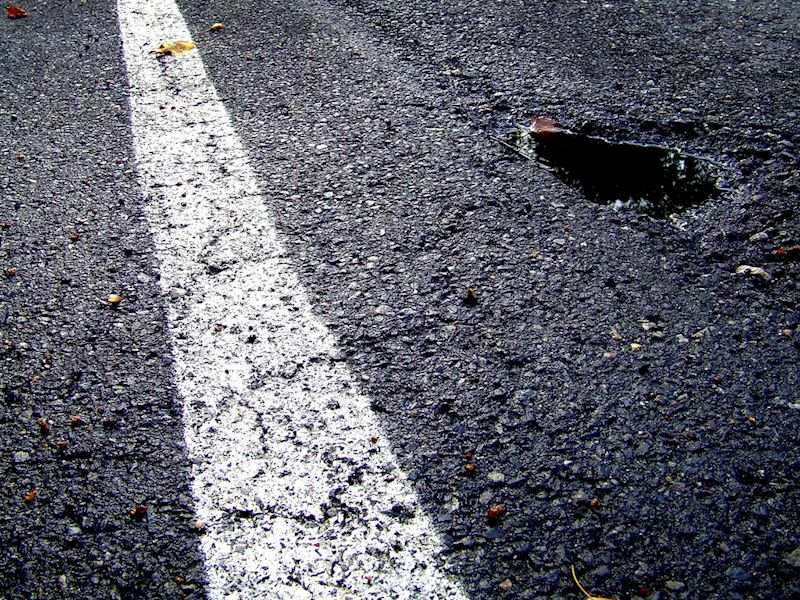
#> input picture images/test/6.jpg, 800 x 600 px, found by its file name
$ python teste_erro.py
#> lines starting #> are read from the running program, lines starting #| are printed output that depends on the picture
### classes/htd.py
import cv2
import numpy as np

class HTD:
    """
    Homogeneous Texture Descriptor (HTD)
    """

    def __init__(self, num_blocks=4, num_bins=8):
#> further down, img is the input picture: shape (600, 800, 3); mean B, G, R 107.6, 98.8, 97.4
        self.num_blocks = num_blocks
        self.num_bins = num_bins

    def extract_features(self, image):
        """
        Extracts the Histogram of Textured Differences (HTD) features from an image.
        :param image:
        :return: features: Vector of features
        """
        if image is None or image.size == 0:
            raise ValueError("A imagem fornecida está vazia ou inválida")

        # Convertendo a imagem para o espaço de cores HSV
        hsv_image = cv2.cvtColor(image, cv2.COLOR_BGR2HSV)
#> hsv_image: shape (600, 800, 3); mean H, S, V 106.2, 64.4, 108.6

        # Normalizando o histograma para cada canal
        h, s, v = cv2.split(hsv_image)
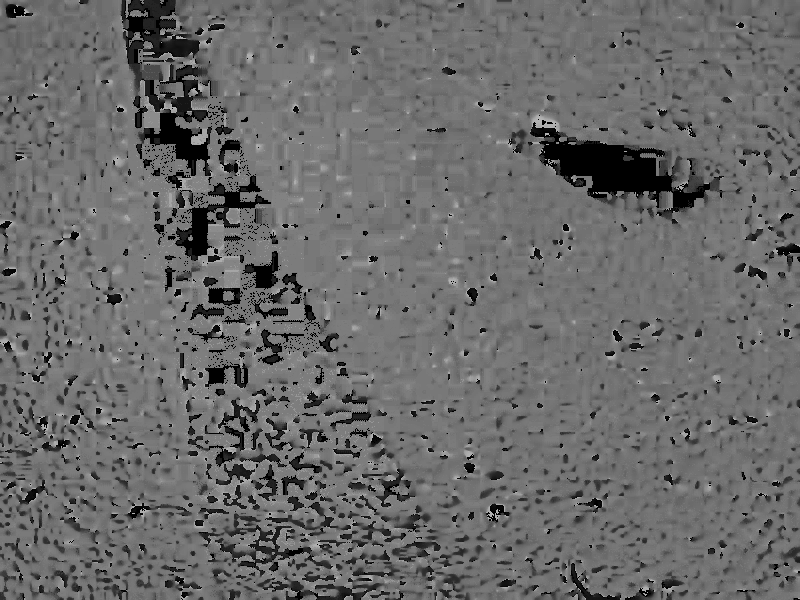
#> h: shape (600, 800); min 0, max 179, mean 106.2
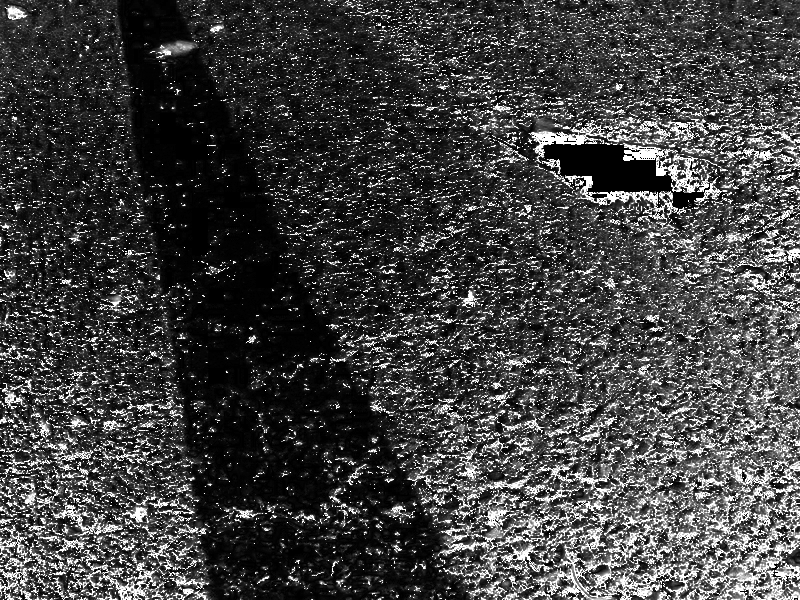
#> s: shape (600, 800); min 0, max 255, mean 64.4
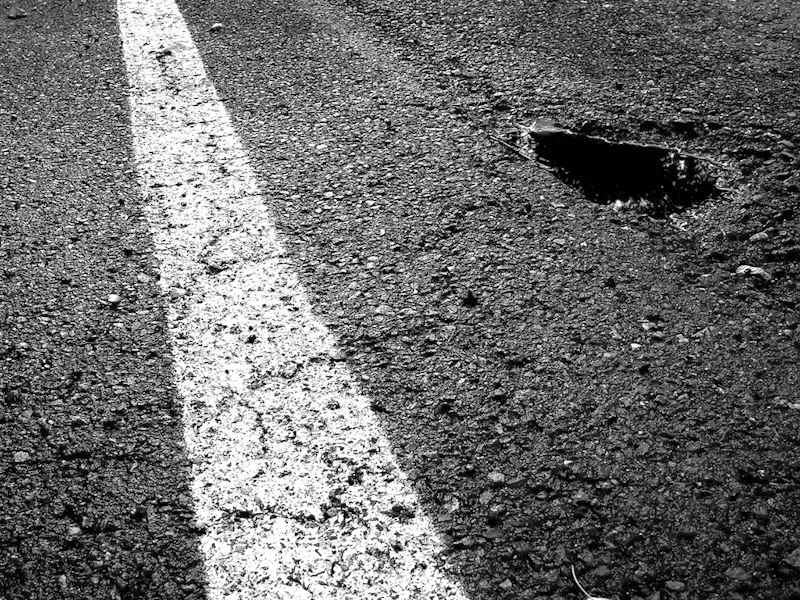
#> v: shape (600, 800); min 0, max 255, mean 108.6
        h_eq = cv2.equalizeHist(h)
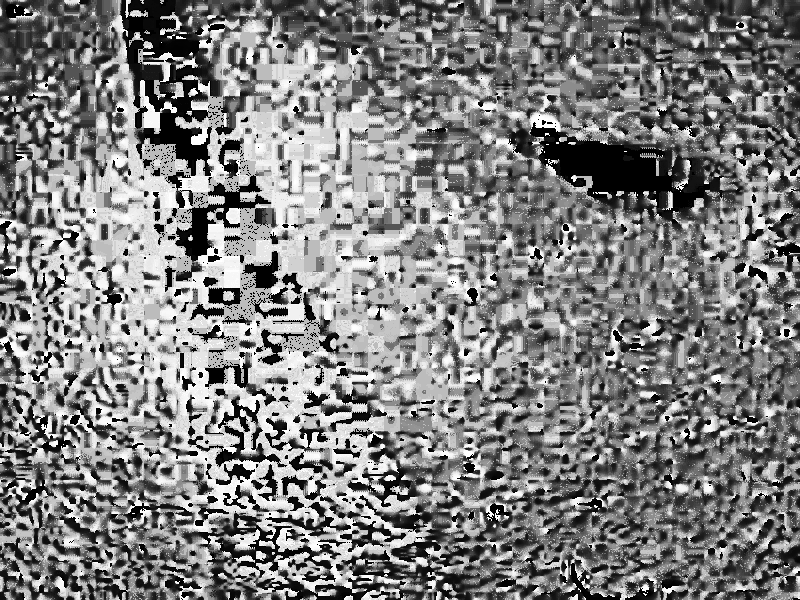
#> h_eq: shape (600, 800); min 0, max 255, mean 128.2
        s_eq = cv2.equalizeHist(s)
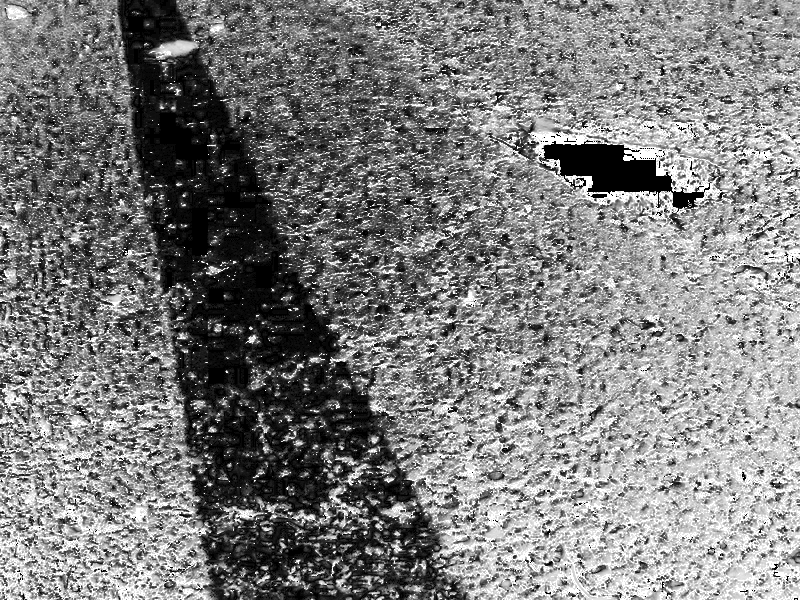
#> s_eq: shape (600, 800); min 0, max 255, mean 125.1
        v_eq = cv2.equalizeHist(v)
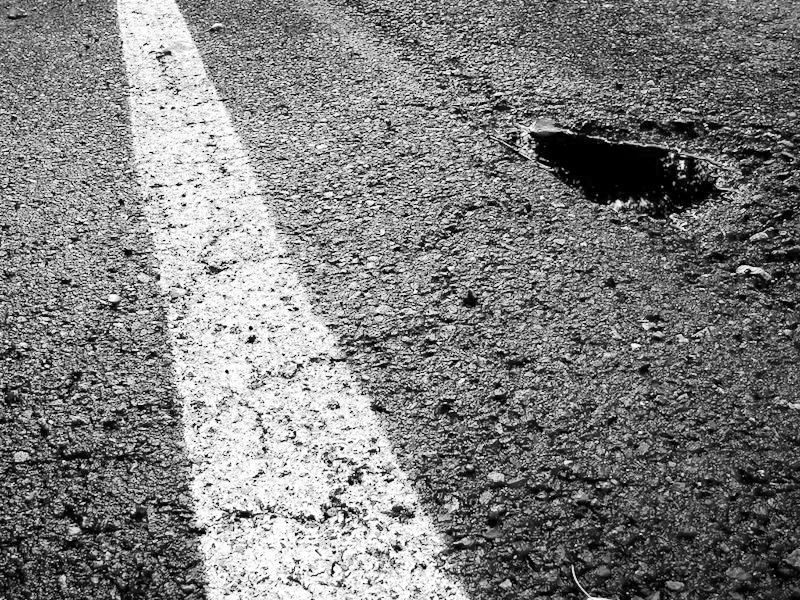
#> v_eq: shape (600, 800); min 0, max 255, mean 127
        hsv_eq_image = cv2.merge([h_eq, s_eq, v_eq])
#> hsv_eq_image: shape (600, 800, 3); mean H, S, V 128.2, 125.1, 127

        # Dividindo a imagem normalizada em blocos
        height, width = hsv_eq_image.shape[:2]
#> height = 600; width = 800
        block_height = height // self.num_blocks
#> block_height = 150
        block_width = width // self.num_blocks
#> block_width = 200

        features = []

        for i in range(self.num_blocks):
            for j in range(self.num_blocks):
                # Obtendo o bloco atual
                block = hsv_eq_image[i * block_height:(i + 1) * block_height, j * block_width:(j + 1) * block_width]

                # Calculando o histograma de matiz do bloco
                hist_hue = cv2.calcHist([block], [0], None, [self.num_bins], [0, 180])
                hist_saturation = cv2.calcHist([block], [1], None, [self.num_bins], [0, 256])
                hist_value = cv2.calcHist([block], [2], None, [self.num_bins], [0, 256])

                # Normalizando os histogramas
                hist_hue = cv2.normalize(hist_hue, hist_hue).flatten()
                hist_saturation = cv2.normalize(hist_saturation, hist_saturation).flatten()
                hist_value = cv2.normalize(hist_value, hist_value).flatten()

                # Concatenando as características do bloco atual
                features.extend(hist_hue)
                features.extend(hist_saturation)
                features.extend(hist_value)
#> after the loop, features = 384 values, max 0.965 at index 312, min 0 at index 7, mean 0.293

        return features

### scripts/teste_erro.py
import os
import cv2
import classes.htd as htd
"""
NO SISTEMA LINUX, ALGUMAS  IMAGENS NÃO SÃO LIDAS PELO CV2.IMREAD E GERA UMA EXCEÇÃO. ESTRANHAMENTE, ESSE ERRO NÃO OCORRE
QUADO É COMPILADO NA PLATAFORMA WINDOWS

"""
# Função para obter o caminho absoluto
def get_absolute_path(relative_path):
    return os.path.abspath(relative_path)


# Specify the directory containing the images
image_dir = '../images/6.jpg'
htd_obj = htd.HTD()
absolute_image_path = get_absolute_path(image_dir)

print(f"Path absoluto da imagem: {absolute_image_path}")

# Verifique se a imagem foi carregada corretamente
img = cv2.imread(absolute_image_path)
if img is None:
    raise ValueError(F"Falha ao carregar a imagem em {absolute_image_path}")

# Extraia as características usando o HTD
feat = htd_obj.extract_features(img)
#> feat has the same summary as features in extract_features
print(feat)
#> (printed output is left out)

$ run again, with images/test/15.jpg copied over images/test/6.jpg
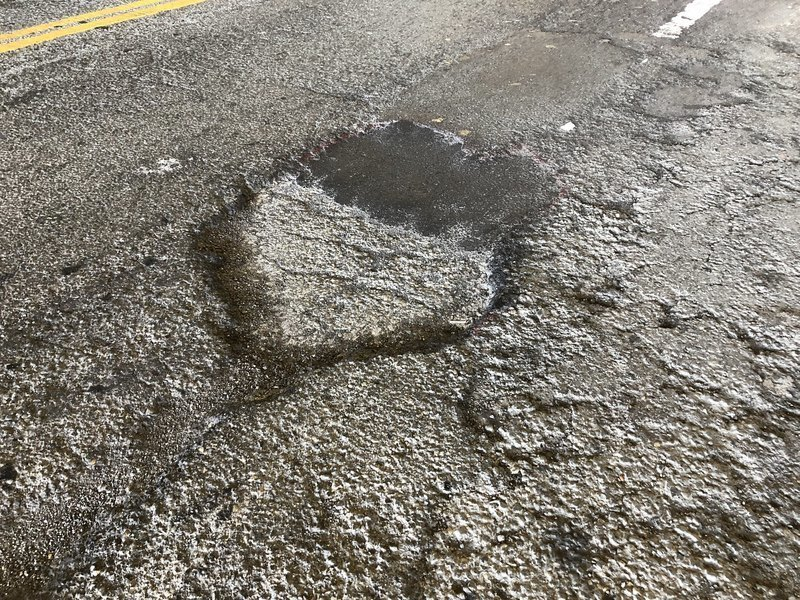
#> input picture images/test/15.jpg, 800 x 600 px, found by its file name
#> img is the input picture: shape (600, 800, 3); mean B, G, R 116.2, 125.3, 129.7
#> hsv_image: shape (600, 800, 3); mean H, S, V 21.8, 34.4, 129.7
#> in extract_features, `s_eq = cv2.equalizeHist(s)`:
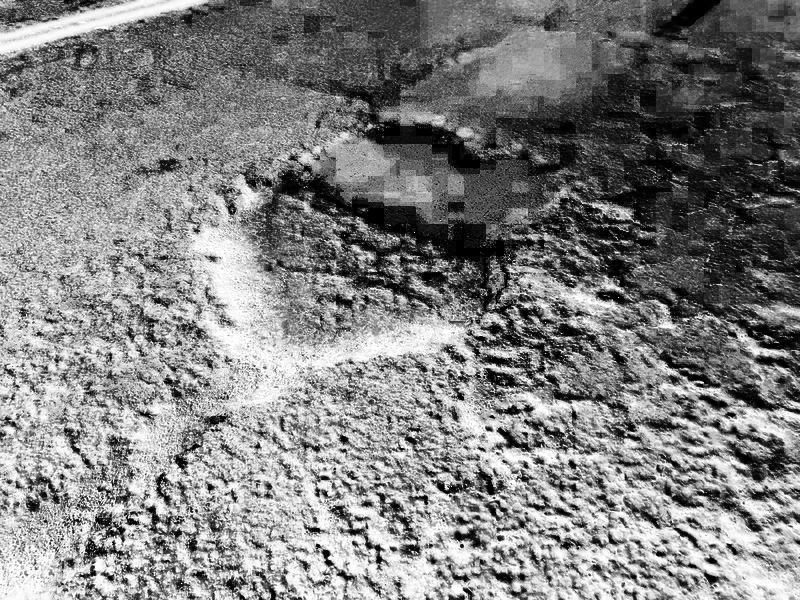
#> s_eq: shape (600, 800); min 0, max 255, mean 128.8
#> in extract_features, `v_eq = cv2.equalizeHist(v)`:
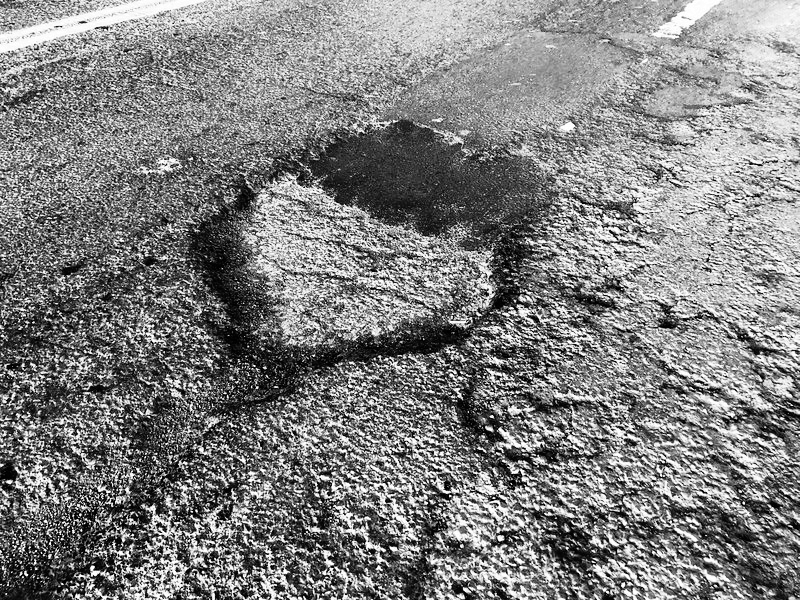
#> v_eq: shape (600, 800); min 0, max 255, mean 128.2
#> hsv_eq_image: shape (600, 800, 3); mean H, S, V 138.3, 128.8, 128.2
#> after the loop in extract_features, `for i in range(self.num_blocks):`: features = 384 values, max 0.987 at index 31, min 0 at index 5, mean 0.288
#> feat has the same summary as features in extract_features
#> (printed output is left out)
